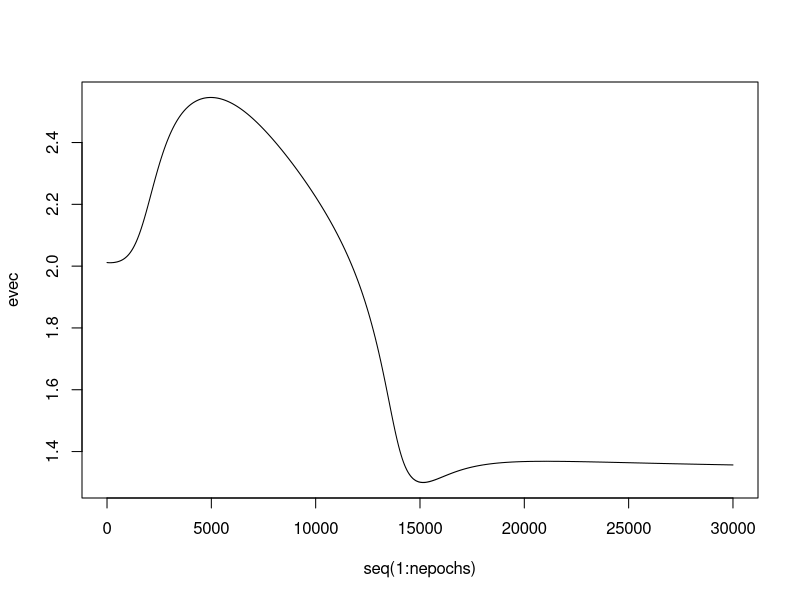

Write R code to recreate this figure.
rm(list=ls())

#----------------------------------------------------------------------
### Functions

## f(u) = sech2(u)
sech2 <- function(u)
{
  return (((2/(exp(u)+exp(-u)))*(2/(exp(u)+exp(-u)))))
}

## BackPropagation Algorithm (XOR)
trainingbpxor <- function(X,Y,eta,tol,maxepochs)
{
  # Perceptron algorithm
  # X: Matrix Nxn with input data (N = Number of samples, n = Input dimension)
  # Y: Output (-1 or 1)
  # eta: Learning rate
  # tol: Error tolerance
  # maxepochs: Max iteration number
  
  dimx<-dim(X)
  N<-dimx[1] # Number of samples;
  n<-dimx[2] # Input dimension;
  
  # Initialize nepochs, eepoch and error vector
  nepochs<-0
  eepoch<-tol+1
  evec<-matrix(nrow=1,ncol=maxepochs)
  
  ## Weight init
  w95<-runif(1)-0.5
  w96<-runif(1)-0.5
  w97<-runif(1)-0.5
  
  w106<-runif(1)-0.5
  w107<-runif(1)-0.5
  w108<-runif(1)-0.5
  
  w61<-runif(1)-0.5
  w62<-runif(1)-0.5
  w63<-runif(1)-0.5
  
  w72<-runif(1)-0.5
  w73<-runif(1)-0.5
  w74<-runif(1)-0.5
  
  ## Bias input init
  i1<-1
  i4<-1
  i5<-1
  i8<-1
  
  ## Yhat
  Yhat<-matrix(rep(0, 8), ncol = 2, byrow = T)
  
  ## Algorithm
  while ((nepochs < maxepochs) && (eepoch>tol))
  {
    ei2<-0
    # Random sequence for training.
    xseq<-sample(N)
    
    for (i in 1:N)
    {
      # Pattern from random sequence:
      irand<-xseq[i]
      
      # Input data used on learning
      i2<-X[irand,1]
      i3<-X[irand,2]
      
      # Output data used on learning
      y9<-Y[irand,1]
      y10<-Y[irand,2]
      
      u6<-i1*w61+i2*w62+i3*w63
      u7<-i2*w72+i3*w73+i4*w74
      
      # Calculating output of hidden layer
      i6<-tanh(u6)
      i7<-tanh(u7)
      
      u9<-i5*w95+i6*w96+i7*w97
      u10<-i6*w106+i7*w107+i8*w108
      
      # Calculating output of output layer
      i9<-tanh(u9)
      i10<-tanh(u10)
      
      # Calculating error on output layer
      e9<-y9-i9
      e10<-y10-i10
      
      # Calculating the deriv of output and hidden layers
      d9<-e9*sech2(u9)
      d10<-e10*sech2(e10)
      
      d6<-sech2(u6)*(d9*w96+d10*w106)
      d7<-sech2(u7)*(d9*w97+d10*w107)
      
      # Calculating delta for weight update
      dw95<-eta*d9*i5
      dw96<-eta*d9*i6
      dw97<-eta*d9*i7
      
      dw106<-eta*d10*i6
      dw107<-eta*d10*i7
      dw108<-eta*d10*i8
      
      dw61<-eta*d6*i1
      dw62<-eta*d6*i2
      dw63<-eta*d6*i3
      
      dw72<-eta*d7*i2
      dw73<-eta*d7*i3
      dw74<-eta*d7*i4
      
      # weight update
      w95<-w95+dw95
      w96<-w96+dw96
      w97<-w97+dw97
      
      w106<-w106+dw106
      w107<-w107+dw107
      w108<-w108+dw108
      
      w61<-w61+dw61
      w62<-w62+dw62
      w63<-w63+dw63
      
      w72<-w72+dw72
      w73<-w73+dw73
      w74<-w74+dw74
      
      # Accumulated square error
      ei2<-ei2+(e9*e9+e10*e10)
      
      # Updating Yhat
      Yhat[irand,1]<-i9
      Yhat[irand,2]<-i10
    }
    
    # Number of epochs update
    nepochs<-nepochs+1
    
    # Updating the error vec with the avarage error of this last epoch
    evec[nepochs]<-ei2/N
    
    # Getting the error of the last epoch for the next interation
    eepoch<-evec[nepochs]
    
  }
  
  list(nepochs, evec, Yhat)
}

#----------------------------------------------------------------------

# Input and Output init
X<-matrix(c(0,0,0,1,1,0,1,1), ncol = 2, byrow = T)
Y<-matrix(c(-1,+1,+1,-1,+1,-1,-1,+1), ncol = 2, byrow = T)
eta<-0.001
tol<-0.01
maxepochs<-30000
list<-trainingbpxor(X,Y,eta,tol,maxepochs)
nepochs<-list[[1]]
evec<-list[[2]]
Yhat<-list[[3]]

#----------------------------------------------------------------------

# Ploting:
Y
sign(Yhat)
evec[nepochs]
plot(seq(1:nepochs),evec,type='l')
